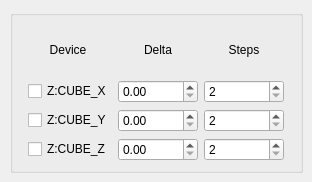
    <widget class="QWidget" name="page_debug">
     <widget class="QGroupBox" name="cube_groupBox">
      <property name="geometry">
       <rect>
        <x>10</x>
        <y>10</y>
        <width>293</width>
        <height>163</height>
       </rect>
      </property>
      <property name="title">
       <string/>
      </property>
      <property name="flat">
       <bool>true</bool>
      </property>
      <property name="checkable">
       <bool>false</bool>
      </property>
      <property name="checked">
       <bool>false</bool>
      </property>
      <layout class="QGridLayout" name="gridLayout_7">
       <item row="0" column="0">
        <layout class="QGridLayout" name="debug_gridLayout">
         <item row="3" column="2">
          <widget class="QSpinBox" name="cube_steps_spinBox_3">
           <property name="minimum">
            <number>2</number>
           </property>
          </widget>
         </item>
         <item row="2" column="2">
          <widget class="QSpinBox" name="cube_steps_spinBox_2">
           <property name="minimum">
            <number>2</number>
           </property>
          </widget>
         </item>
         <item row="1" column="2">
          <widget class="QSpinBox" name="cube_steps_spinBox_1">
           <property name="minimum">
            <number>2</number>
           </property>
          </widget>
         </item>
         <item row="3" column="0">
          <widget class="QCheckBox" name="cube_checkBox_3">
           <property name="text">
            <string>Z:CUBE_Z</string>
           </property>
          </widget>
         </item>
         <item row="3" column="1">
          <widget class="QDoubleSpinBox" name="cube_doubleSpinBox_3"/>
         </item>
         <item row="1" column="0">
          <widget class="QCheckBox" name="cube_checkBox_1">
           <property name="text">
            <string>Z:CUBE_X</string>
           </property>
          </widget>
         </item>
         <item row="2" column="1">
          <widget class="QDoubleSpinBox" name="cube_doubleSpinBox_2"/>
         </item>
         <item row="1" column="1">
          <widget class="QDoubleSpinBox" name="cube_doubleSpinBox_1"/>
         </item>
         <item row="2" column="0">
          <widget class="QCheckBox" name="cube_checkBox_2">
           <property name="text">
            <string>Z:CUBE_Y</string>
           </property>
          </widget>
         </item>
         <item row="0" column="0">
          <widget class="QLabel" name="label_7">
           <property name="sizePolicy">
            <sizepolicy hsizetype="Fixed" vsizetype="Preferred">
             <horstretch>0</horstretch>
             <verstretch>0</verstretch>
            </sizepolicy>
           </property>
           <property name="minimumSize">
            <size>
             <width>80</width>
             <height>25</height>
            </size>
           </property>
           <property name="text">
            <string>Device</string>
           </property>
           <property name="alignment">
            <set>Qt::AlignCenter</set>
           </property>
          </widget>
         </item>
         <item row="0" column="1">
          <widget class="QLabel" name="label_8">
           <property name="sizePolicy">
            <sizepolicy hsizetype="Fixed" vsizetype="Preferred">
             <horstretch>0</horstretch>
             <verstretch>0</verstretch>
            </sizepolicy>
           </property>
           <property name="minimumSize">
            <size>
             <width>80</width>
             <height>25</height>
            </size>
           </property>
           <property name="text">
            <string>Delta</string>
           </property>
           <property name="alignment">
            <set>Qt::AlignCenter</set>
           </property>
          </widget>
         </item>
         <item row="0" column="2">
          <widget class="QLabel" name="label_9">
           <property name="sizePolicy">
            <sizepolicy hsizetype="Fixed" vsizetype="Preferred">
             <horstretch>0</horstretch>
             <verstretch>0</verstretch>
            </sizepolicy>
           </property>
           <property name="minimumSize">
            <size>
             <width>80</width>
             <height>25</height>
            </size>
           </property>
           <property name="text">
            <string>Steps</string>
           </property>
           <property name="alignment">
            <set>Qt::AlignCenter</set>
           </property>
          </widget>
         </item>
        </layout>
       </item>
      </layout>
     </widget>
    </widget>
